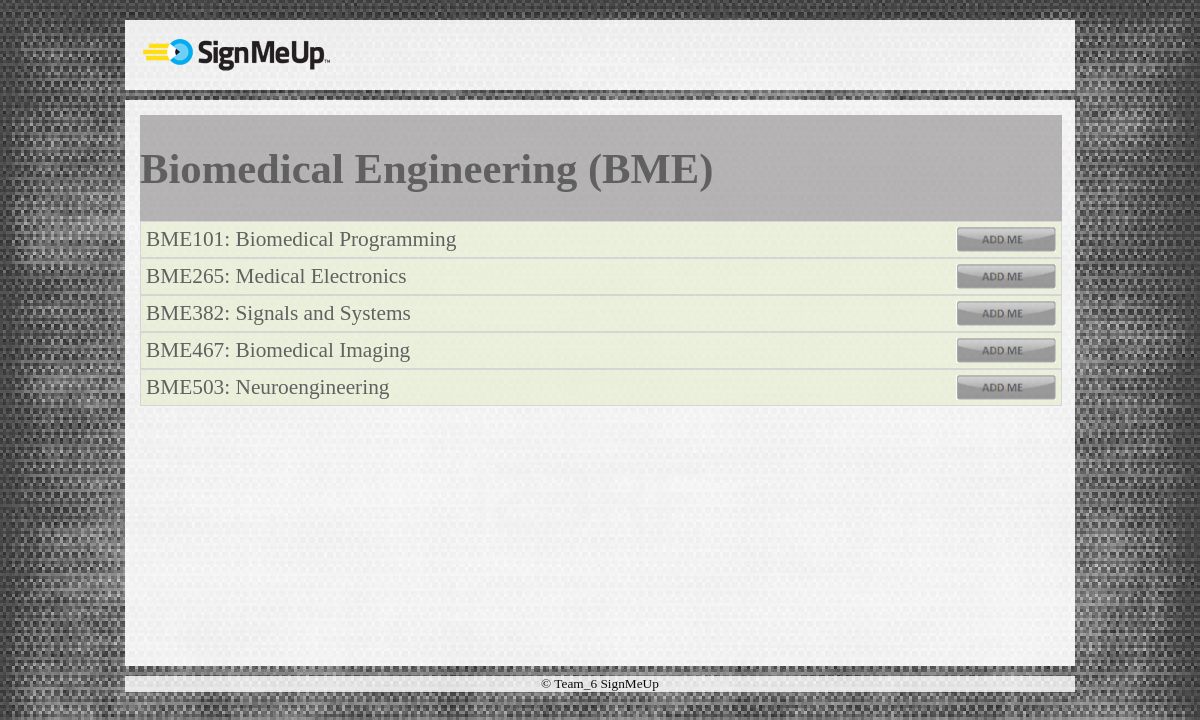
/courses.php?course=BME, run on the app's committed database.
### tables this page shows
CREATE TABLE IF NOT EXISTS `user_info` (
  `user_id` int(10) NOT NULL AUTO_INCREMENT,
  `user_type` varchar(20) NOT NULL,
  `first_name` varchar(70) NOT NULL,
  `middle_name` varchar(70) DEFAULT NULL,
  `last_name` varchar(70) NOT NULL,
  `user_email` varchar(70) NOT NULL,
  `alternate_email` varchar(70) DEFAULT NULL,
  `address` varchar(100) DEFAULT NULL,
  `phone_no` varchar(15) NOT NULL,
  `password` varchar(70) NOT NULL,
  PRIMARY KEY (`user_id`)
);

CREATE TABLE IF NOT EXISTS `professor_info` (
  `user_id` int(10) DEFAULT NULL,
  `office_location` varchar(100) DEFAULT NULL,
  `office_hours` varchar(50) DEFAULT NULL,
  `subject` varchar(50) NOT NULL,
  `course_id` varchar(50) NOT NULL,
  KEY `foreignkey_user_id` (`user_id`)
);

CREATE TABLE IF NOT EXISTS `course_info` (
  `course_id` varchar(10) NOT NULL DEFAULT '',
  `course_name` varchar(50) NOT NULL,
  `semester` varchar(20) NOT NULL,
  `class_location` varchar(20) DEFAULT NULL,
  `class_timings` varchar(50) DEFAULT NULL,
  `no_of_credits` int(10) DEFAULT NULL,
  PRIMARY KEY (`course_id`)
);

### courses.php (the view, shortened to what this page needs)
<html>
<head>
    <link rel="stylesheet" type="text/css" href="main2.css">
</head>
<body>
<div id="containerNew">
<div class="header">
    <?php include("header.php"); ?>
</div>
<div class="middleContainer">
    <div class="middle">
        <?php
        $course_type = $_GET['course'];
        switch($course_type){
            case 'BME' : echo "<h1>Biomedical Engineering (BME) </h1>"  ;         break;
        }
        $sql = "SELECT * from user_info ui, course_info ci, professor_info pi where ci.course_id like '".$course_type."%' and ci.semester = '". CURRENT_SEM."' and ci.course_id = pi.course_id and pi.user_id = ui.user_id"  ;
        $result = mysql_query($sql);
        if(!$result){
            echo 'Could not run query: ' . mysql_error();
            exit;
        }
        else{
            $info=array();
            while($row = mysql_fetch_array($result,MYSQL_ASSOC)){
                array_push($info,$row);
            }
            for($j=0; $j< count($info); $j++) {
                echo '<div class="flip">'.$info[$j]["course_id"].': '. $info[$j]['course_name'];
                echo '<a href="#"><input type="image" id="myimage" style="float:right; height:25px" src="images/add.png" onclick="aa('.$info[$j]["course_id"].')"/></a></div>';
            }
        }
        ?>
    </div>
</div>
<div class="footer">
    <center>
        &copy; Team_6 SignMeUp
    </center>
</div>
</div>
</body>
</html>

### main2.css (style rules this page uses)
body { background-color:grey; font-size: 10pt; min-height: 100%; width : 100%; background:url('images/images1.jpg') repeat; margin: 0; }
#containerNew { position:relative; width:950px; height:100%; margin: 10px auto; }
.header { background:url('images/grey_overlay.png') repeat; padding:10px 15px 15px 15px; color:#000; margin-top: 20px; }
.middleContainer { background:url('images/grey_overlay.png') repeat; width : 100%; min-height : 566px; margin: 10px auto; position : relative; }
.middle, .tabbedPages { background-color:#8C898B; opacity: 0.6; margin: 15px; font-size: 16pt; color:black; width : 97%; position: absolute; }
.footer { background:url('images/grey_overlay.png') repeat; position:relative; padding:0px 15px 0px 15px; color:#000; bottom: 0px; opacity: 0.9; }

### courses.php (style rules this page uses)
.panel,.flip { padding:5px; background-color:#e5eecc; border:solid 1px #c3c3c3; }

### data on the page
user_info: professor_info.course_id "BME101", course_info.course_name "Biomedical Programming", professor_info.course_id "BME265", course_info.course_name "Medical Electronics"
user_info: professor_info.course_id "BME382", course_info.course_name "Signals and Systems", professor_info.course_id "BME467", course_info.course_name "Biomedical Imaging"
user_info: professor_info.course_id "BME503", course_info.course_name "Neuroengineering"
